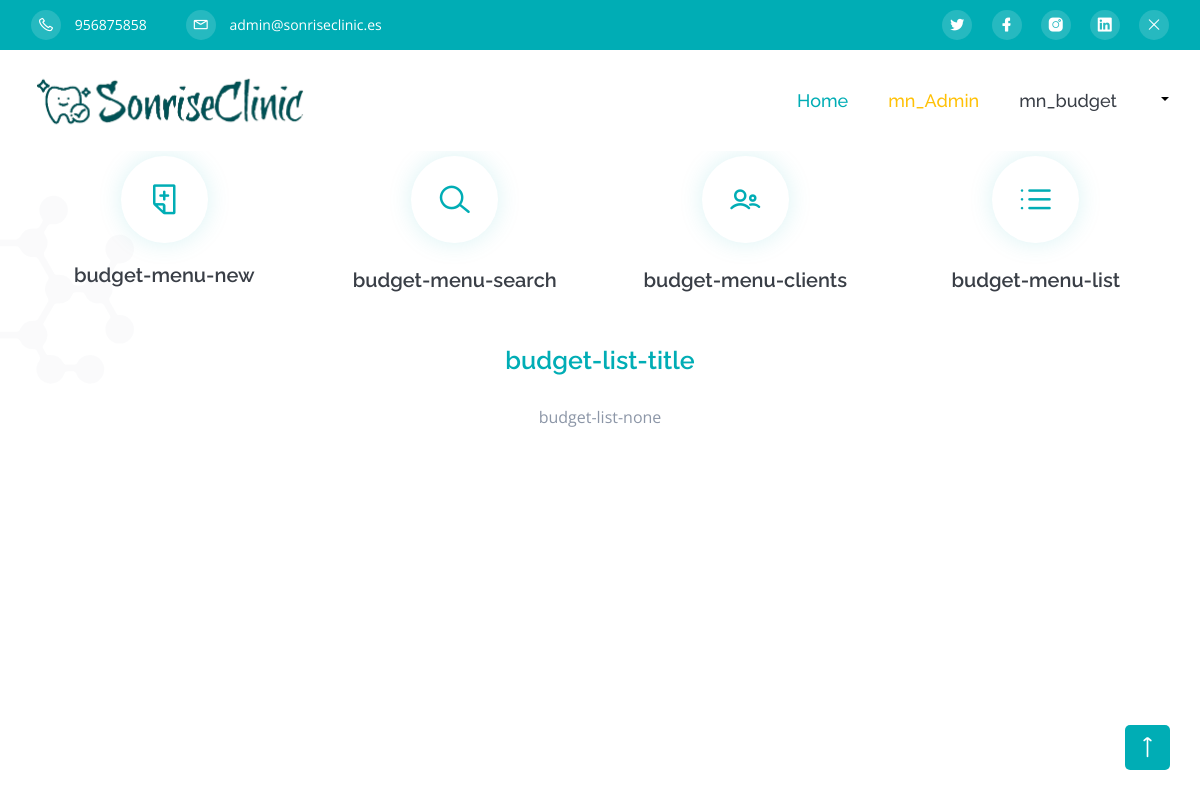
/budget.php (signed in), run on an earlier commit of the app's database.
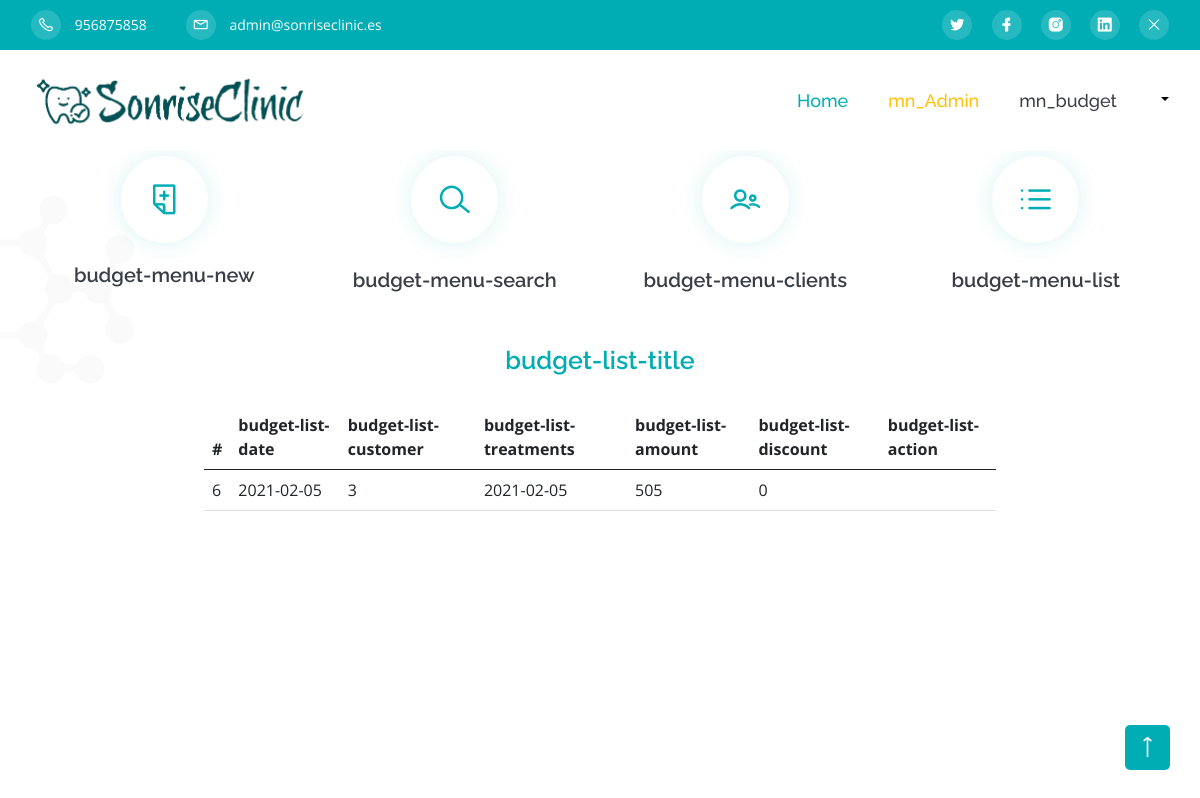
And on a later commit of the database.
### tables this page shows
CREATE TABLE `settings` (
  `id` int(9) NOT NULL,
  `type` varchar(10) NOT NULL,
  `label` varchar(25) NOT NULL,
  `value` varchar(400) NOT NULL
);

CREATE TABLE `blocks` (
  `id` int(9) NOT NULL,
  `id_page` int(9) NOT NULL,
  `name` varchar(56) NOT NULL,
  `block` varchar(56) NOT NULL,
  `order_n` int(9) NOT NULL,
  `title` varchar(56) DEFAULT NULL,
  `subtitle` varchar(56) DEFAULT NULL,
  `text` varchar(56) DEFAULT NULL
);

CREATE TABLE `budgets` (
  `id` int(11) NOT NULL,
  `date` date NOT NULL,
  `customer_id` int(11) NOT NULL,
  `amount` float NOT NULL,
  `discount` float NOT NULL,
  `enabled` tinyint(1) NOT NULL DEFAULT 1
);

### includes/sessions.php (called while the page is built, shortened)
<?php
if (isset($_SESSION['lang'])) {
    $lang = $_SESSION['lang'];
} else {
    $lang = null;
}
function isAuthenticated()
{
    if (isset($_SESSION['autentificado'])) {
        return $_SESSION['autentificado'];
    } else return FALSE;
}

### includes/class.data.php (called while the page is built, shortened)
<?php
class DataBase
{
    var $connection;
    public function __construct()
    {
        if (DB_PASS == NULL)
            $this->connection = mysqli_connect(DB_SERVER, DB_USER, DB_NAME);
        else
            $this->connection = mysqli_connect(DB_SERVER, DB_USER, DB_PASS, DB_NAME);
        return true;
    }
    public function send($sql, $type = 'ARRAY')
    {
        $result = mysqli_query($this->connection, $sql) or die(mysqli_error($this->connection));
        $return = array();
        if ($type == 'ARRAY')
            while (($return[] = mysqli_fetch_array($result))) {
            }
        else {
            while (($return[] = mysqli_fetch_assoc($result))) {
            }
        }
        if (count($return) > 1)
            unset($return[count($return) - 1]);
        else
            $return = FALSE;
        return $return;
    }
    public function select($table, $where, $type = 'ARRAY')
    {
        $sql = "SELECT * FROM " . $table . " WHERE " . $where;
        $result = mysqli_query($this->connection, $sql);
        $return = array();
        if ($type == 'ARRAY')
            while (($return[] = mysqli_fetch_array($result))) {
            }
        else
            while (($return[] = mysqli_fetch_assoc($result))) {
            }
        if (count($return) > 1)
            unset($return[count($return) - 1]);
        else
            $return = FALSE;
        return $return;
    }
}

### includes/functions.php (called while the page is built, shortened)
<?php
function __($str, $lang = null)
{
	return $str;
}

### blocks/budget-list-section.php (the view, shortened to what this page needs)
<section id="budget-list" class="we-do-section pt-20">
	<div class="container">
		<div class="row">
			<div class="col-xl-6 mx-auto">
				<div class="section-title text-center mb-25">
					<span class="wow fadeInDown" data-wow-delay=".2s"><?= __('budget-list-title', $lang) ?></span>
				</div>
			</div>
		</div>
	</div>
	<div class="row">
		<div class="col-xl-8 mx-auto">
			<?php
			$ndb = new DataBase();
			$list = $ndb->select("budgets", "enabled = 1");
			if ($list) : ?>
				<table class="table">
					<thead>
						<tr>
							<th>#</th>
							<th><?= __('budget-list-date', $lang) ?></th>
							<th><?= __('budget-list-customer', $lang) ?></th>
							<th><?= __('budget-list-treatments', $lang) ?></th>
							<th><?= __('budget-list-amount', $lang) ?></th>
							<th><?= __('budget-list-discount', $lang) ?></th>
							<th><?= __('budget-list-action', $lang) ?></th>
						</tr>
					</thead>
					<tbody>
						<?php foreach ($list as $budget) : ?>
							<tr>
								<td><?= $budget["id"] ?></td>
								<td><?= $budget["date"] ?></td>
								<td><?= $budget["customer_id"] ?></td>
								<td><?= $budget["date"] ?></td>
								<td><?= $budget["amount"] ?></td>
								<td><?= $budget["discount"] ?></td>
								<td></td>
							</tr>
						<?php endforeach; ?>
					</tbody>
				</table>
			<?php else : ?>
				<div class="section-title text-center mb-25"><?= __('budget-list-none', $lang) ?></div>
			<?php endif; ?>
		</div>
	</div>
</section>

### budget.php (shortened to what this page needs)
<?php
include("includes/functions.php");
include("includes/sessions.php");
$PG_NAME = "Budget";
?>
<!DOCTYPE html>
<html lang="<?= $lang ?>">
<?php require "sections/head.php" ?>
<body>
  <?php
  include "sections/header.php";
  include "includes/blocks.php";
  ?>
  <a href="#" class="scroll-top">
    <i class="lni lni-arrow-up"></i>
  </a>
</body>
</html>

### sections/head.php (shortened to what this page needs)
<head>
  <link rel="stylesheet" href="assets/css/bootstrap-5.0.5-alpha.min.css">
  <link rel="stylesheet" href="assets/css/LineIcons.2.0.css">
  <link rel="stylesheet" href="assets/css/glightbox.min.css">
  <link rel="stylesheet" href="assets/css/selectr.css">
  <link rel="stylesheet" href="assets/css/date.css">
  <link rel="stylesheet" href="assets/css/animate.css">
  <link rel="stylesheet" href="assets/css/tiny-slider.css">
  <link rel="stylesheet" href="assets/css/main.css">
</head>

### sections/header.php (shortened to what this page needs)
<header id="home" class="header">
  <div class="header-wrapper">
    <div class="header-top theme-bg">
      <div class="container">
        <div class="row">
          <div class="col-md-8">
            <?php
            $db = new DataBase();
            $phone = $db->select("settings", "label ='lni lni-phone'");
            $mail = $db->select("settings", "label ='lni lni-envelope'");
            ?>
            <div class="header-top-left text-center text-md-left">
              <ul>
                <li><a href="#"><i class="lni lni-phone"></i> <?= isset($phone) ? $phone[0]["value"] : "" ?></a></li>
                <li><a href="#"><i class="lni lni-envelope"></i> <?= isset($mail) ? $mail[0]["value"] : "" ?></a></li>
              </ul>
            </div>
          </div>
          <div class="col-md-4">
            <div class="header-top-right d-none d-md-block">
              <ul>
                <?php
                $db = new DataBase();
                $social = $db->send("SELECT * FROM settings WHERE type = 'social' AND value<>'';");
                if (!empty($social)) :
                  foreach ($social as $key) : ?>
                    <li class="nav-item">
                      <a href="<?= $key['value'] ?>">
                        <i class="<?= $key['label'] ?>"></i>
                      </a>
                    </li>
                <?php endforeach;
                endif;
                ?>
                <li class="nav-item">
                  <?php if (!isAuthenticated()) : ?>
                    <a href="login.php">
                      <i class="lni lni-user"></i>
                    </a>
                  <?php else : ?>
                    <a href="logout.php">
                      <i class="lni lni-close"></i>
                    </a>
                  <?php endif; ?>
                </li>
              </ul>
            </div>
          </div>
        </div>
      </div>
    </div>
    <div class="navbar-area">
      <div class="container">
        <div class="row">
          <div class="col-lg-12">
            <div class="navbar navbar-expand-lg">
              <a class="navbar-brand" href="index.php">
                <img src="assets/img/logo/logo-dark.png" style="width:280px" alt="Logo">
              </a>
              <?php
              if ($_SERVER['PHP_SELF'] == "/index.php") :
                $href = "";
              else :
                $href = "index.php";
              endif;
              if (!isAuthenticated()) :
              ?>
                <nav class="collapse navbar-collapse sub-menu-bar" id="navbarSupportedContent">
                  <ul id="nav" class="navbar-nav ml-auto">
                    <li class="nav-item active">
                      <a class="active" href="<?= $href ?>#home">Home</a>
                    </li>
                    <li class="nav-item">
                      <a href="<?= $href ?>#about"><?= __('mn_AboutUs', $lang) ?></a>
                    </li>
                    <li class="nav-item">
                      <a href="<?= $href ?>#services"><?= __('mn_Speciality', $lang) ?></a>
                    </li>
                    <li class="nav-item">
                      <a href="<?= $href ?>#team"><?= __('mn_Team', $lang) ?></a>
                    </li>
                    <li class="nav-item">
                      <a href="<?= $href ?>#blog"><?= __('mn_News', $lang) ?></a>
                    </li>
                    <li class="nav-item">
                      <a href="<?= $href ?>#contact"><?= __('mn_Contact', $lang) ?></a>
                    </li>
                  </ul>
                </nav>
              <?php else : ?>
                <nav class="collapse navbar-collapse sub-menu-bar" id="navbarSupportedContent">
                  <ul id="nav" class="navbar-nav ml-auto">
                    <li class="nav-item active">
                      <a class="active" href="<?= $href ?>#home">Home</a>
                    </li>
                    <?php if (isset($_SESSION["roles"]) && $_SESSION["roles"] == "[ADMIN-USER]") : ?>
                      <li class="nav-item">
                        <a class="text-warning" href="admin.php"><?= __('mn_Admin', $lang) ?></a>
                      </li>
                      <li class="nav-item">
                        <a href="budget.php"><?= __('mn_budget', $lang) ?></a>
                      </li>
                    <?php endif; ?>
                    <li class="nav-item">
                      <div class="dropdown">
                        <button style="border: none; background-color:white;" class="dropdown-toggle " id="dropdownMenu2" data-toggle="dropdown" aria-haspopup="true" aria-expanded="false">
                        </button>
                    </li>
                  </ul>
                </nav>
              <?php endif ?>
            </div>
          </div>
        </div>
      </div>
    </div>
  </div>
</header>

### includes/blocks.php (shortened to what this page needs)
<?php
$db = new DataBase();
$sql = "SELECT * FROM pages a INNER JOIN blocks b ON a.id = b.id_page WHERE a.page = '" . $PG_NAME . "' ORDER BY order_n ASC";
$blocks = $db->send($sql);
foreach ($blocks as $block) :
    include "blocks/" . $block['block'] . ".php";
endforeach;

### blocks/budget-section.php (shortened to what this page needs)
<section id="budget" class="we-do-section pt-20">
	<div class="shape shape-3">
		<img src="assets/img/shapes/shape-3.svg" alt="">
	</div>
	<div class="container">
		<div class="row">
			<div class="col-lg-3">
				<div class="we-do-item mb-25">
					<a href="budget.php?action=new">
						<div class="we-do-icon mb-20 d-none d-md-block">
							<i class="lni lni-add-files" style="font-size: 30px; color: #00ADB5; translate: 0 8px"></i>
						</div>
					</a>
					<h5><a href="budget.php?action=new"><?= __('budget-menu-new', $lang) ?></a></h5>
				</div>
			</div>
			<div class="col-lg-3">
				<div class="we-do-item mb-30">
					<a href="budget.php?action=search">
						<div class="we-do-icon mb-25">
							<i class="lni lni-search-alt" style="font-size: 30px; color: #00ADB5; translate: 0 8px"></i>
						</div>
					</a>
					<h5><a href="budget.php?action=search"><?= __('budget-menu-search', $lang) ?></a></h5>
				</div>
			</div>
			<div class="col-lg-3">
				<div class="we-do-item mb-30">
					<a href="budget.php?action=clients">
						<div class="we-do-icon mb-25">
							<i class="lni lni-users" style="font-size: 30px; color: #00ADB5; translate: 0 8px"></i>
						</div>
					</a>
					<h5><a href="budget.php?action=clients"><?= __('budget-menu-clients', $lang) ?></a></h5>
				</div>
			</div>
			<div class="col-lg-3">
				<div class="we-do-item mb-30">
					<a href="budget.php?action=list">
						<div class="we-do-icon mb-25">
							<i class="lni lni-list" style="font-size: 30px; color: #00ADB5; translate: 0 8px"></i>
						</div>
					</a>
					<h5><a href="budget.php?action=list"><?= __('budget-menu-list', $lang) ?></a></h5>
				</div>
			</div>
		</div>
	</div>
</section>
<?php if (isset($_GET['action'])) :
	$action = $_GET["action"];
else :
	$action = "list";
endif;
switch ($action):
	case "list":
		include "blocks/budget-list-section.php";
		break;
endswitch;

### assets/css/main.css (style rules this page uses)
html { scroll-behavior:smooth }
body { font-family:open sans,sans-serif; font-weight:400; font-style:normal; color:#8c96a7; overflow-x:hidden }
* { margin:0; padding:0; -webkit-box-sizing:border-box; box-sizing:border-box }
img { max-width:100% }
i, span, a { display:inline-block; text-decoration:none }
audio, canvas, iframe, img, svg, video { vertical-align:middle }
h1, h2, h3, h4, h5, h6 { font-weight:600; color:#393e46; font-family:raleway,sans-serif; margin:0 }
h1 a, h2 a, h3 a, h4 a, h5 a, h6 a { color:inherit }
h5 { font-size:20px }
ul, ol { margin:0; padding:0; list-style-type:none }
.theme-bg { background-color:#00adb5 }
.shape { position:absolute }
.scroll-top { width:45px; height:45px; background:#00adb5; text-align:center; line-height:45px; font-size:20px; color:#fff; border-radius:5px; position:fixed; bottom:30px; right:30px; z-index:9; cursor:pointer; -webkit-transition:all .3s ease-out 0s; transition:all .3s ease-out 0s }
.section-title span { font-family:raleway,sans-serif; font-size:25px; font-weight:600; display:block; color:#00adb5; margin-bottom:15px }
.mb-20 { margin-bottom:20px }
.mb-25 { margin-bottom:25px }
.mb-30 { margin-bottom:30px }
.pt-20 { padding-top:20px }
.header { position:relative; padding-top:136px }
.header .header-wrapper { position:absolute; width:100%; left:0; top:0; z-index:99 }
.header-top { padding:10px 0 }
.header-top ul li { display:inline-block }
.header-top ul li a { color:#fff; font-size:14px }
.header-top ul li a i { width:30px; height:30px; border-radius:50%; line-height:30px; text-align:center; display:inline-block; background:rgba(255,255,255,.15); color:#fff; -webkit-transition:all .3s ease-out 0s; transition:all .3s ease-out 0s }
.header-top .header-top-left ul li:first-child { margin-right:35px }
.header-top .header-top-left ul li a i { margin-right:10px }
.header-top .header-top-right { text-align:right }
.header-top .header-top-right ul li { margin-left:15px }
.navbar-area { -webkit-transition:all .3s ease-out 0s; transition:all .3s ease-out 0s; background:#fff }
.navbar { padding:0; border-radius:5px; position:relative; -webkit-transition:all .3s ease-out 0s; transition:all .3s ease-out 0s; padding:15px 0 }
.navbar-brand { padding:0 }
.navbar-brand img { max-width:280px }
.navbar-nav .nav-item { margin-left:40px; position:relative }
.navbar-nav .nav-item:first-child { margin-left:0 }
.navbar-nav .nav-item a { font-size:18px; font-weight:500; color:#393e46; font-family:raleway,sans-serif; -webkit-transition:all .3s ease-out 0s; transition:all .3s ease-out 0s; position:relative }
.navbar-nav .nav-item a.active, .navbar-nav .nav-item a:hover { color:#00adb5 }
.we-do-section { position:relative }
.we-do-section .shape { left:-100px }
.we-do-section .we-do-item { text-align:center }
.we-do-section .we-do-item .we-do-icon { width:87px; height:87px; line-height:83px; text-align:center; margin-left:auto; margin-right:auto; border-radius:50%; -webkit-box-shadow:0 0 25px rgba(0,173,181,.15); box-shadow:0 0 25px rgba(0,173,181,.15) }

What changed in the data, as far as the page shows it:
shown differently, row unchanged: blocks: now shows "#"
added budgets: id "6", date "2021-02-05", customer "3", amount "505", discount "0"
